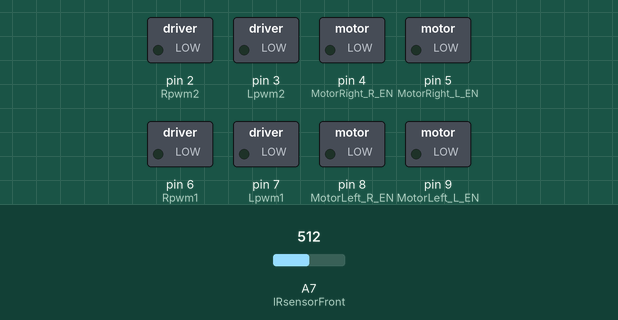
A sketch run on a simulated Arduino Mega 2560, built with avr-gcc and run on an emulated ATmega2560. Shown: switched loads named in the sketch (green lamp = pin HIGH). The inputs (shaded band) are chosen by the test bench; at power-on: A7 (IRsensorFront) = 512.

Above: at 1.2 s.
1.3 s: A7 (IRsensorFront) set to 536
2.8 s: A7 (IRsensorFront) set to 568
At 3.9 s:
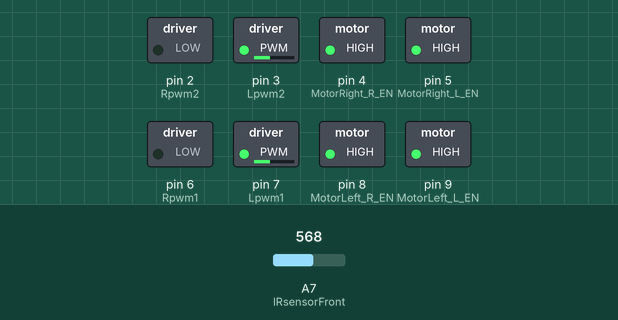
4.3 s: A7 (IRsensorFront) set to 420
At 5.5 s:
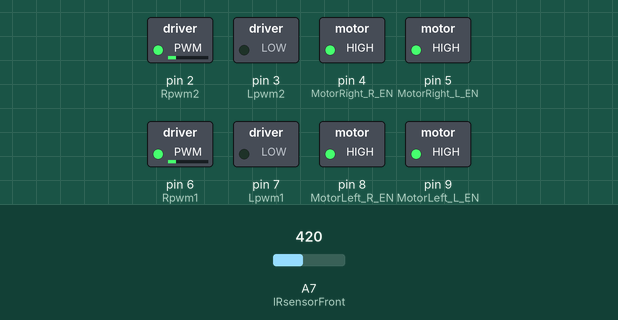
5.8 s: A7 (IRsensorFront) set to 314
7.3 s: A7 (IRsensorFront) set to 283
At 8.3 s:
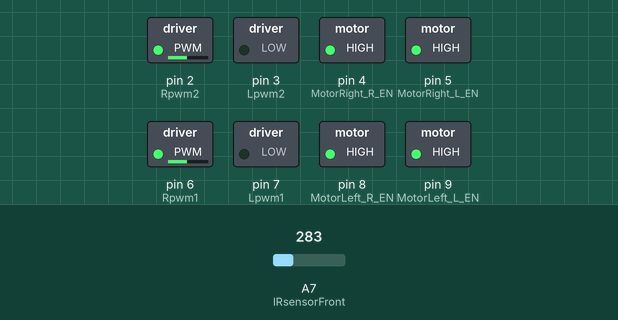
8.8 s: A7 (IRsensorFront) set to 306
At 9.5 s:
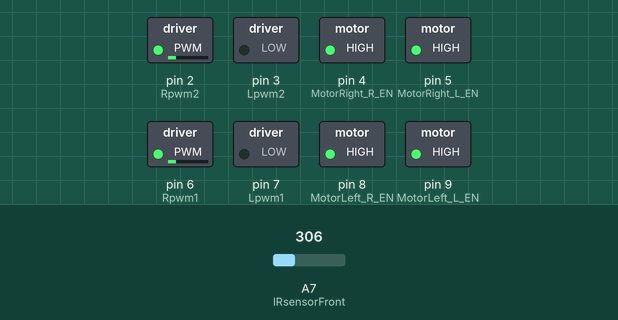
Timing chart, 0 to 11.3 s (numbered marks = the images above; inputs shaded):
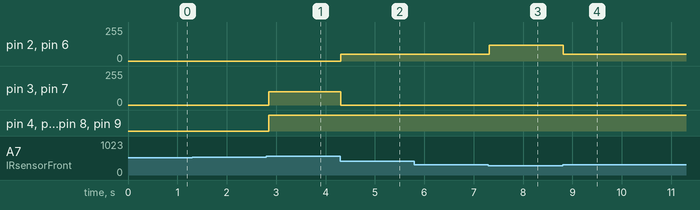

The sketch:

RobotKit_4WD_IR_GP2Y0A02YK0F_FollowMe.ino
```cpp
/*
RobotKit_4WD_IR_GP2Y0A02YK0F_FollowMe - Follow the moving object (based on proximity sensor GP2Y0A02YK0F 20-150 cm)
- Tested with Arduino Mega 2560
www: http://www.mobilerobots.pl

 Connections:
 IR Analog Sensors -> Arduino Mega 2560
 VIN - 5V
 GND - GND
 VOUT - A7
 */
 /*
 ROBOT CONTROL STATES
 0 - stop
 1 - turn_Right
 2 - turn_Left
 3 - go_Forward
 4 - go_Backward
 */
#include <math.h>
#define NUMBER_OF_REPEATED_MEASURES 4

/*MotorDriver_BTS7960*/
const int MotorRight_R_EN = 4; // Pin to control the clockwise direction of Right Motor
const int MotorRight_L_EN = 5; // Pin to control the counterclockwise direction of Right Motor
const int MotorLeft_R_EN = 8; // Pin to control the clockwise direction of Left Motor
const int MotorLeft_L_EN = 9; // Pin to control the counterclockwise direction of Left Motor
// SDA = 2
// SCL = 3
const int Rpwm1 = 6; // pwm output - motor A
const int Lpwm1 = 7; // pwm output - motor B
const int Rpwm2 = 2; // pwm output - motor A
const int Lpwm2 = 3; // pwm output - motor B
long pwmLvalue = 255;
long pwmRvalue = 255;
byte pwmChannel;

int IRsensorFront = A7;
int distanceIRsensorFront;

int robotControlState;
int last_mspeed;
int turnRightCounter;

void setup(){
  // IR SENSORS
  pinMode(IRsensorFront, INPUT);  // declare Front IR Sensor as input

  //Setup Right Motors
  pinMode(MotorRight_R_EN, OUTPUT);
  pinMode(MotorRight_L_EN, OUTPUT);

   //Setup Left Motors
  pinMode(MotorLeft_R_EN, OUTPUT);
  pinMode(MotorLeft_L_EN, OUTPUT);

  //Setup PWM pins as Outputs
  pinMode(Rpwm1, OUTPUT);
  pinMode(Lpwm1, OUTPUT);
  pinMode(Rpwm2, OUTPUT);
  pinMode(Lpwm2, OUTPUT);

  robotControlState = 0;
  turnRightCounter = 0;
  stop_Robot();
}// void setup()

void loop(){
  //readIRsensors();
  distanceIRsensorFront = readIRsensor(); //getAverageDistance();
  if(distanceIRsensorFront>550){
    go_Backwad(100);
  }
  else if((distanceIRsensorFront>=430 && distanceIRsensorFront<=550)){ // || distanceIRsensorFront<150)
    stop_Robot();
    delay(100);
  }
  else if(distanceIRsensorFront>=300 && distanceIRsensorFront<430){
    go_Forward(50);
    //resetTurningCounter();
  }
  else if(distanceIRsensorFront>=150 && distanceIRsensorFront<300){
    go_Forward(120);
    resetTurningCounter();
  }
  else if(distanceIRsensorFront<150 ){
    if(turnRightCounter<10 ){
      turn_Right(120);
      turnRightCounter++;
    }
    else{
      stop_Robot();
    }
  }
  delay(50);
}// void loop()
/*
int getAverageDistance(){
  int averageDistance;
  int currentMeasurement;
  int sumOfDistances = 0;
  //unsigned int numberOfValidMeasurements = 0;
  for(int i=0; i<NUMBER_OF_REPEATED_MEASURES-1; i++){
       currentMeasurement = readIRsensor();
       sumOfDistances = sumOfDistances+currentMeasurement;
       delay(35);
  }// for
  averageDistance = (int)(sumOfDistances/NUMBER_OF_REPEATED_MEASURES);
  return averageDistance;
}
*/
void resetTurningCounter(){
  if(turnRightCounter!=0){
    turnRightCounter = 0;
  }
}// void resetTurningCounter()

int readIRsensor(){
  distanceIRsensorFront = analogRead(IRsensorFront);
  return distanceIRsensorFront;
}// void readIRsensors()

void go_Robot(){
  SetMotors(1);
  analogWrite(Rpwm1, pwmRvalue);
  analogWrite(Lpwm1, 0);
  analogWrite(Rpwm2, pwmRvalue);
  analogWrite(Lpwm2, 0);
}// void go_Robot()

void go_Forward(int mspeed){ // robotControlState = 3
  if(robotControlState!=3 || last_mspeed!=mspeed){
    SetMotors(1);
    analogWrite(Rpwm1, mspeed);
    analogWrite(Lpwm1, 0);
    analogWrite(Rpwm2, mspeed);
    analogWrite(Lpwm2, 0);
    robotControlState=3;
    last_mspeed=mspeed;
  }
}// void goForward(int mspeed, int time_ms)

void go_Backwad(int mspeed){
  if(robotControlState!=4){
    SetMotors(1);
    analogWrite(Rpwm1, 0);
    analogWrite(Lpwm1, mspeed);
    analogWrite(Rpwm2, 0);
    analogWrite(Lpwm2, mspeed);
    robotControlState=4;
  }
}// void goBackwad(int mspeed, int time_ms)

void turn_Right(int mspeed){ // robotControlState = 1
  if(robotControlState!=1){
    SetMotors(1);
    analogWrite(Rpwm1, 0);
    analogWrite(Lpwm1, mspeed);
    analogWrite(Rpwm2, mspeed);
    analogWrite(Lpwm2, 0);
    robotControlState=1;
  }
}// void goBackwad(int mspeed, int time_ms)

void move_RightForward(int mspeed){
  SetMotors(1);
  analogWrite(Rpwm1, mspeed*0.4);
  analogWrite(Lpwm1, 0);
  analogWrite(Rpwm2, mspeed);
  analogWrite(Lpwm2, 0);
}// void move_RightForward(int mspeed)

void move_LeftForward(int mspeed){
  SetMotors(1);
  analogWrite(Rpwm1, mspeed);
  analogWrite(Lpwm1, 0);
  analogWrite(Rpwm2, mspeed*0.4);
  analogWrite(Lpwm2, 0);
}// move_LeftForward(int mspeed)

void move_RightBackward(int mspeed){
  SetMotors(1);
  analogWrite(Rpwm1, 0);
  analogWrite(Lpwm1, mspeed*0.4);
  analogWrite(Rpwm2, 0);
  analogWrite(Lpwm2, mspeed);
}// void move_RightBackward(int mspeed)

void move_LeftBackward(int mspeed){
  SetMotors(1);
  analogWrite(Rpwm1, 0);
  analogWrite(Lpwm1, mspeed);
  analogWrite(Rpwm2, 0);
  analogWrite(Lpwm2, mspeed*0.4);
}// void move_RightBackward(int mspeed)

void turn_Left(int mspeed){ // robotControlState = 2
  if(robotControlState!=2){
    SetMotors(1);
    analogWrite(Rpwm1, mspeed);
    analogWrite(Lpwm1, 0);
    analogWrite(Rpwm2, 0);
    analogWrite(Lpwm2, mspeed);
    robotControlState=2;
  }
}// void turn_Left(int mspeed)

void goForward(int mspeed, int time_ms){
  SetMotors(1);
  analogWrite(Rpwm1, mspeed);
  analogWrite(Lpwm1, 0);
  analogWrite(Rpwm2, mspeed);
  analogWrite(Lpwm2, 0);
  delay(time_ms);
}// void goForward(int mspeed, int time_ms)

void stopRobot(int delay_ms){
  SetMotors(2);
  analogWrite(Rpwm1, 0);
  analogWrite(Lpwm1, 0);
  analogWrite(Rpwm2, 0);
  analogWrite(Lpwm2, 0);
  delay(delay_ms);
}// void stopRobot(int delay_ms)

void stop_Robot(){ // robotControlState = 0
  if(robotControlState!=0){
    SetMotors(2);
    analogWrite(Rpwm1, 0);
    analogWrite(Lpwm1, 0);
    analogWrite(Rpwm2, 0);
    analogWrite(Lpwm2, 0);
    robotControlState = 0;
  }
}// void stopRobot()

void SetPWM(const long pwm_num, byte pwm_channel){
  if(pwm_channel==1){ // DRIVE MOTOR
    analogWrite(Rpwm1, pwm_num);
    pwmRvalue = pwm_num;
  }
  else if(pwm_channel==2){ // STEERING MOTOR
    analogWrite(Lpwm1, pwm_num);
    pwmLvalue = pwm_num;
  }
}// void SetPWM (const long pwm_num, byte pwm_channel)

void SetMotors(int controlCase){
  switch(controlCase){
    case 1:
      digitalWrite(MotorRight_R_EN, HIGH);
      digitalWrite(MotorRight_L_EN, HIGH);
      digitalWrite(MotorLeft_R_EN, HIGH);
      digitalWrite(MotorLeft_L_EN, HIGH);
    break;
    case 2:
      digitalWrite(MotorRight_R_EN, LOW);
      digitalWrite(MotorRight_L_EN, LOW);
      digitalWrite(MotorLeft_R_EN, LOW);
      digitalWrite(MotorLeft_L_EN, LOW);
    break;
  }
}// void SetMotors(int controlCase)
```

Measured:
- the behaviour switches between 550 and 551 on A7 (IRsensorFront) (found by bisection; images 0 and 1)
- the behaviour switches between 300 and 299 on A7 (IRsensorFront) (found by bisection; images 2 and 3)
- after the input at 1.3 s, every drawn part: stays the same
- after the input at 2.8 s, pin 3 (Lpwm2), pin 7 (Lpwm1): 0/255 → 100/255 after 0.05 s; pin 4 (MotorRight_R_EN), pin 5 (MotorRight_L_EN), pin 8 (MotorLeft_R_EN), pin 9 (MotorLeft_L_EN): LOW → HIGH after 0.05 s
- after the input at 4.3 s, pin 2 (Rpwm2), pin 6 (Rpwm1): 0/255 → 50/255 at once; pin 3 (Lpwm2), pin 7 (Lpwm1): 100/255 → 0/255 at once
- after the input at 5.8 s, every drawn part: stays the same
- after the input at 7.3 s, pin 2 (Rpwm2), pin 6 (Rpwm1): 50/255 → 120/255 at once
- after the input at 8.8 s, pin 2 (Rpwm2), pin 6 (Rpwm1): 120/255 → 50/255 at once
